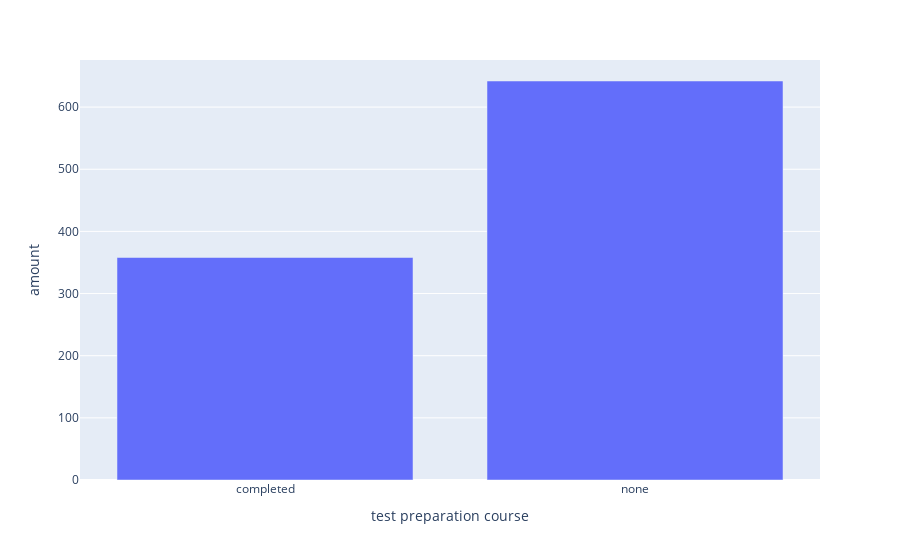

Notebook code cell kept with this figure:
### Code cell
import plotly.express as px

data_course = [sum(df['test preparation course'] == 'completed'), sum(df['test preparation course'] == 'none')]
px.bar(df.groupby('test preparation course').count()['amount'].reset_index(),x='test preparation course',
       y='amount')

### Figure 1 — Plotly figure (JSON) as saved in the notebook; plotly's stock layout.template omitted (floating-point values rounded to 4 significant figures)
{"data": [{"alignmentgroup": "True", "hovertemplate": "test preparation course=%{x}<br>amount=%{y}<extra></extra>", "legendgroup": "", "marker": {"color": "#636efa", "pattern": {"shape": ""}}, "name": "", "offsetgroup": "", "orientation": "v", "showlegend": false, "textposition": "auto", "type": "bar", "x": ["completed", "none"], "xaxis": "x", "y": [358, 642], "yaxis": "y"}], "layout": {"barmode": "relative", "legend": {"tracegroupgap": 0}, "margin": {"t": 60}, "xaxis": {"anchor": "y", "domain": [0, 1], "title": {"text": "test preparation course"}}, "yaxis": {"anchor": "x", "domain": [0, 1], "title": {"text": "amount"}}}}
